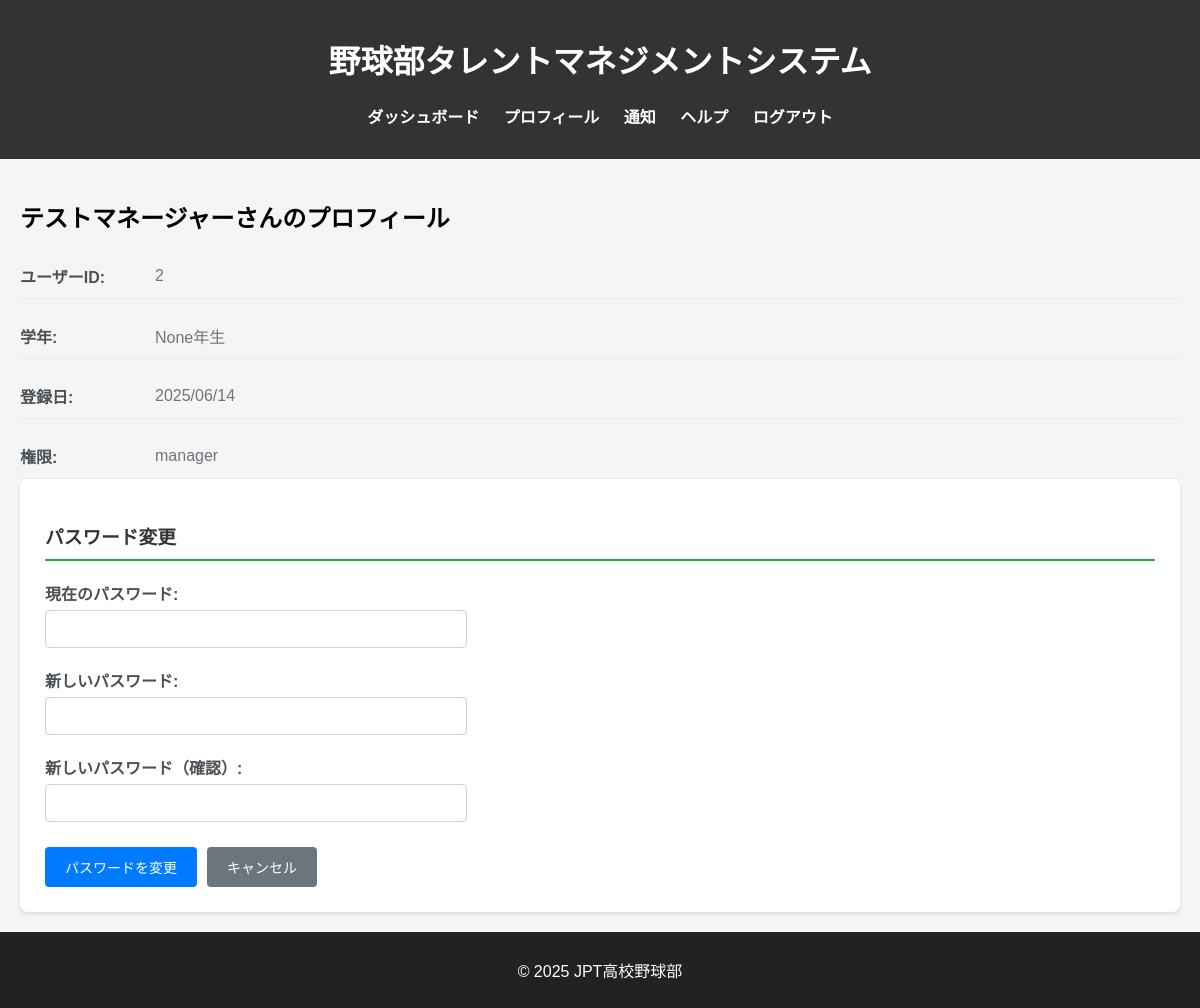
Page /profile/profile (signed in) on the earlier database version.
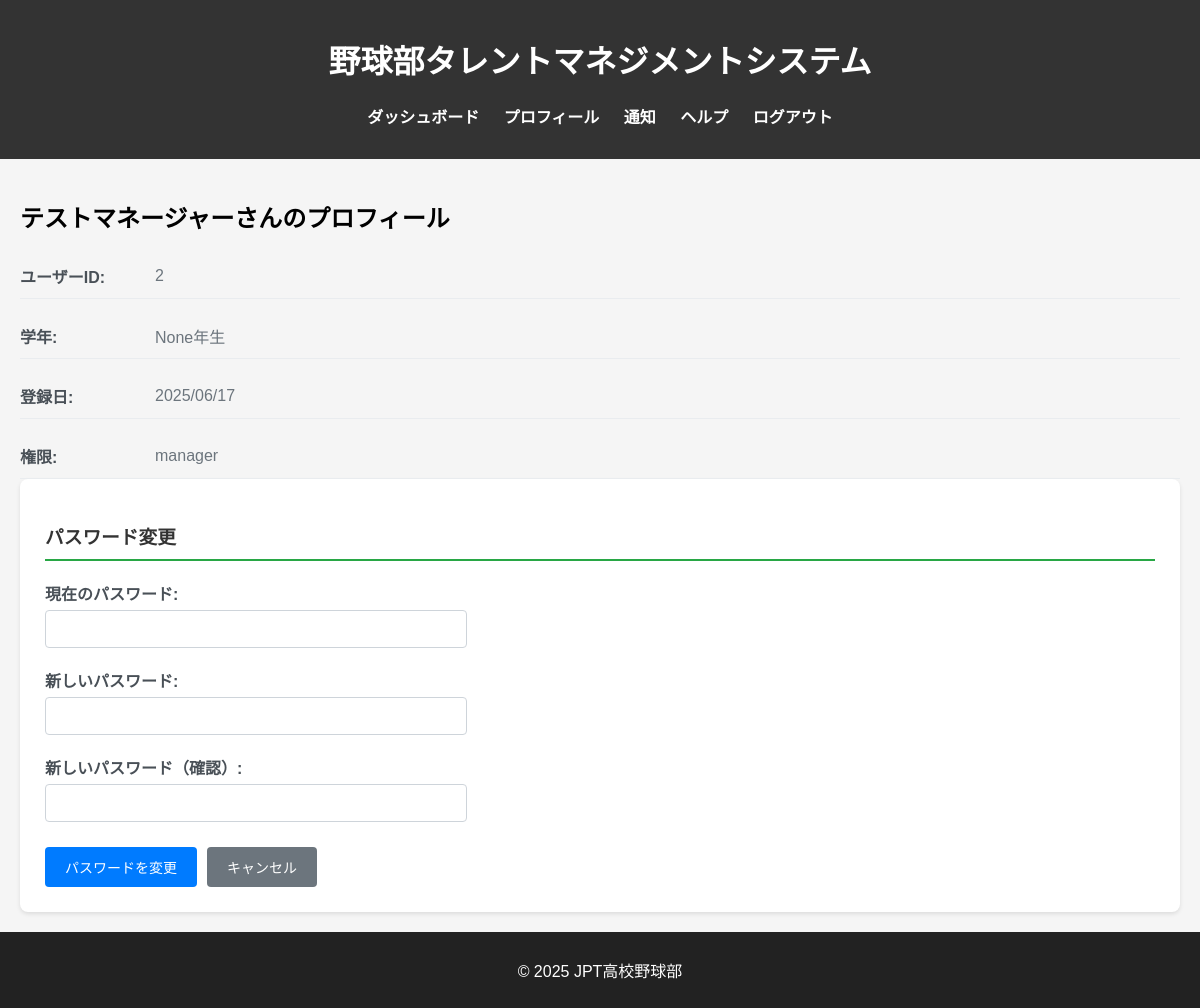
Same page on the later database version.
### db_models.py (models this page shows, shortened)
class User(db.Model, UserMixin):
    __tablename__ = 'users'
    user_id = db.Column(db.Integer, primary_key=True)
    fs_uniquifier = db.Column(db.String(64), unique=True, nullable=False, default=lambda: str(uuid.uuid4()))  # 追加
    name = db.Column(db.String(100), nullable=False)
    password_hash = db.Column(db.String(200), nullable=False)
    grade = db.Column(db.Integer, nullable=True)
    is_active = db.Column(db.Boolean, default=True)
    created_at = db.Column(db.DateTime, default=lambda: datetime.now(tz=ZoneInfo('Asia/Tokyo')))
    updated_at = db.Column(db.DateTime, default=lambda: datetime.now(tz=ZoneInfo('Asia/Tokyo')),
                           onupdate=lambda: datetime.now(tz=ZoneInfo('Asia/Tokyo')))
    roles = db.relationship('Role', secondary='user_roles', backref=db.backref('users', lazy='dynamic'))
    def get_id(self):
        return str(self.user_id)  # Flask-Login 用の get_id()
    def has_any_role(self, *roles):
        return any(role.name in roles for role in self.roles)

class Role(db.Model, RoleMixin):
    __tablename__ = 'roles'
    id = db.Column(db.Integer, primary_key=True)
    name = db.Column(db.String(80), unique=True, nullable=False)

### blueprints/profile.py (the view)
@profile_bp.route('/profile')
@login_required
def profile():
    user_id = current_user.get_id()
    user = User.query.get(user_id)
    return render_template('profile.html',
                           user=user,
                           current_user=current_user)

### app.py (called while the page is built)
@login_manager.user_loader
def load_user(user_id):
    return User.query.get(int(user_id))

### templates/profile.html (shortened to what this page needs)
{% extends "base.html" %}
{% block content %}
<div class="user-profile-container">
    <div class="user-info-section">
        <h2>{{ user.name }}さんのプロフィール</h2>
        <div class="user-details">
            <div class="detail-row">
                <span class="detail-label">ユーザーID:</span>
                <span class="detail-value">{{ user.user_id }}</span>
            </div>
            <div class="detail-row">
                <span class="detail-label">学年:</span>
                <span class="detail-value">{{ user.grade }}年生</span>
            </div>
            <div class="detail-row">
                <span class="detail-label">登録日:</span>
                <span class="detail-value">{{ user.created_at.strftime('%Y/%m/%d') }}</span>
            </div>
            <div class="detail-row">
                <span class="detail-label">権限:</span>
                <span class="detail-value">
                    {% for role in user.roles %}
                        {{ role.name }}{% if not loop.last %}, {% endif %}
                    {% endfor %}
                </span>
            </div>
        </div>
    </div>
    <div class="password-change-section">
        <h3>パスワード変更</h3>
        <form method="POST" action="{{ url_for('profile.change_password') }}" class="password-form">
            <div class="form-group">
                <label for="current_password">現在のパスワード:</label>
                <input type="password" id="current_password" name="current_password" required>
            </div>
            <div class="form-group">
                <label for="new_password">新しいパスワード:</label>
                <input type="password" id="new_password" name="new_password" required minlength="6">
            </div>
            <div class="form-group">
                <label for="confirm_password">新しいパスワード（確認）:</label>
                <input type="password" id="confirm_password" name="confirm_password" required minlength="6">
            </div>
            <div class="form-actions">
                <button type="submit" class="btn btn-primary">パスワードを変更</button>
                <a href="{{ url_for('records.my_records') }}" class="btn btn-secondary">キャンセル</a>
            </div>
        </form>
    </div>
</div>
{% endblock %}

### templates/base.html (shortened to what this page needs)
<!DOCTYPE html>
<html lang="ja">
<head>
    <link rel="stylesheet" href="{{ url_for('static', filename='styles.css') }}">
</head>
<body>
    <header>
        <h1>野球部タレントマネジメントシステム</h1>
        <nav>
            <ul>
                <li><a href="{{ url_for('main.dashboard') }}">ダッシュボード</a></li>
                <li><a href="{{ url_for('profile.profile') }}">プロフィール</a></li>
                {% if current_user.has_any_role('member', 'manager', 'coach') %}
                <li><a href="{{ url_for('notice.notice') }}">通知</a></li>
                {% endif %}
                <li><a href="{{ url_for('main.help') }}">ヘルプ</a></li>
                <li><a href="{{ url_for('auth.logout') }}">ログアウト</a></li>
            </ul>
        </nav>
    </header>
    <main>
        {% block content %}{% endblock %}
    </main>
    <footer>
        <p>&copy; 2025 JPT高校野球部</p>
    </footer>
</body>
</html>

### static/styles.css (style rules this page uses)
body { font-family: Arial, sans-serif; margin: 0; padding: 0; background-color: #f5f5f5; }
header { background-color: #333; color: white; padding: 15px; text-align: center; }
nav ul { list-style: none; padding: 0; }
nav ul li { display: inline; margin: 10px; }
nav ul li a { color: white; text-decoration: none; font-weight: bold; }
footer { text-align: center; padding: 10px; background-color: #222; color: white; }
.user-profile-container { padding: 20px; }
.user-details { display: grid; gap: 15px; }
.detail-row { display: flex; align-items: center; padding: 10px 0; border-bottom: 1px solid #e9ecef; }
.detail-label { font-weight: bold; color: #495057; min-width: 120px; margin-right: 15px; }
.detail-value { color: #6c757d; }
.password-change-section { background: #fff; padding: 25px; border-radius: 8px; box-shadow: 0 2px 4px rgba(0,0,0,0.1); }
.password-change-section h3 { color: #333; margin-bottom: 20px; border-bottom: 2px solid #28a745; padding-bottom: 10px; }
.password-form { max-width: 400px; }
.form-group { margin-bottom: 20px; }
.form-group label { display: block; margin-bottom: 5px; font-weight: bold; color: #495057; }
.form-group input { width: 100%; padding: 10px; border: 1px solid #ced4da; border-radius: 4px; font-size: 14px; }
.form-actions { display: flex; gap: 10px; margin-top: 25px; }
.btn { padding: 10px 20px; border: none; border-radius: 4px; cursor: pointer; text-decoration: none; font-size: 14px; transition: background-color 0.2s; }
.btn-primary { background-color: #007bff; color: white; }
.btn-secondary { background-color: #6c757d; color: white; }

Differences in the rows shown:
changed User "テストマネージャー": created_at "2025/06/14" → "2025/06/17"
